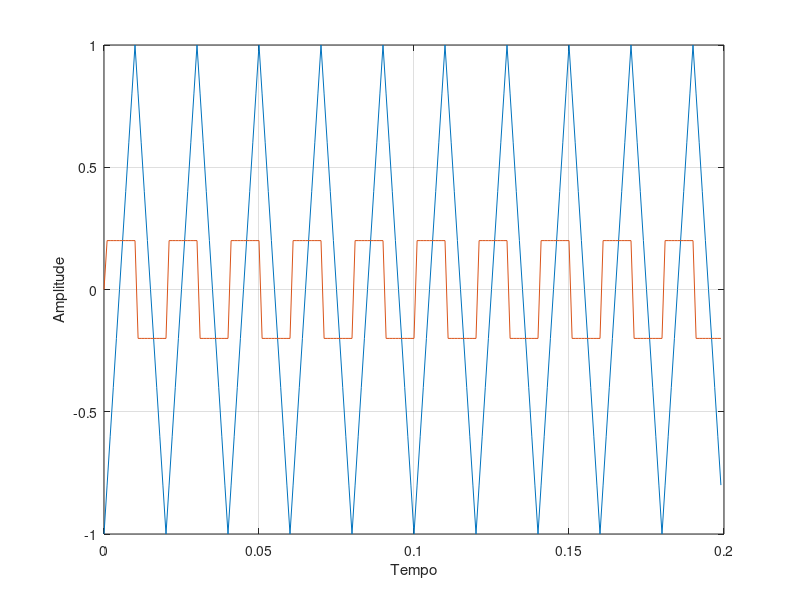

Recreate this plot in MATLAB.
%codigo para gerar onda triangular de 50 Hz

T = 10*(1/50);              %Faz o tempo T mostrar 10 periodos
fs = 1000;                  %quantidade de amostras
t = 0:1/fs:T-1/fs;          %determinacao do tempo
f = sawtooth(2*pi*50*t,1/2);%definicao da frequencia da onda e o duty cicle
df = diff(f);               %derivada da onda triangular
plot(t,f, t, [0 df])
xlabel('Tempo')
ylabel('Amplitude')
grid on